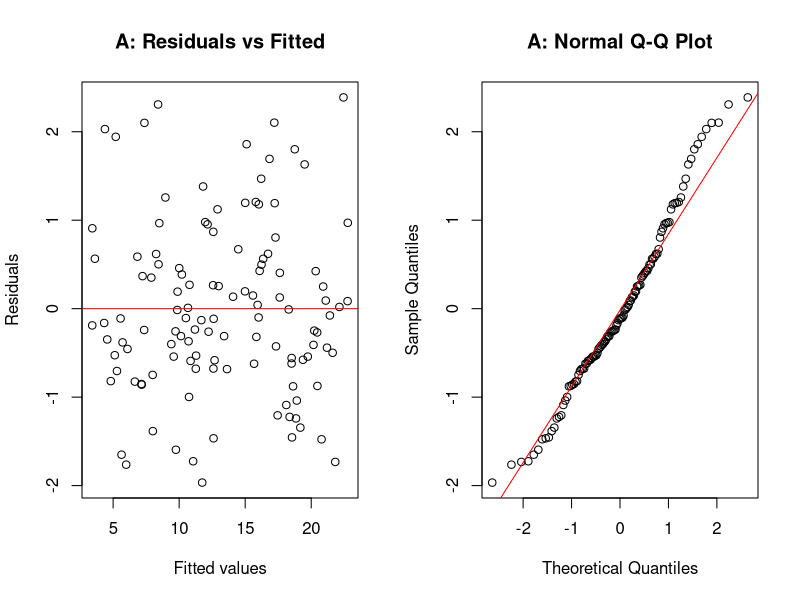

Reproduce this figure in R.
set.seed(1)

# Generate linear data
n  <- 120
x  <- runif(n, 0, 10)
y  <- 3 + 2*x + rnorm(n, 0, 1)

mA <- lm(y ~ x)

png("residual_diagnostics.png", width = 1200, height = 550)
par(mfrow = c(1, 2))

plot(fitted(mA), resid(mA),
     main = "A: Residuals vs Fitted",
     xlab = "Fitted values", ylab = "Residuals")
abline(h = 0, col = "red")

qqnorm(resid(mA), main = "A: Normal Q-Q Plot")
qqline(resid(mA), col = "red")

dev.off()